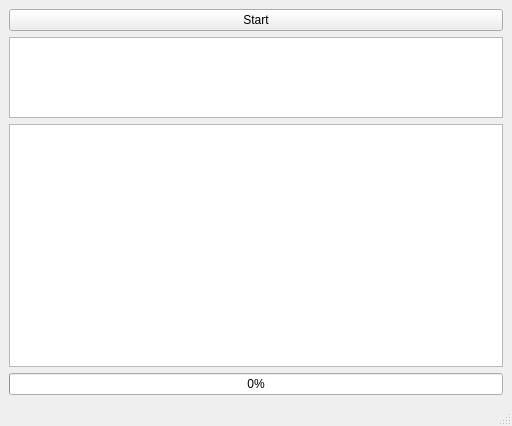
<?xml version="1.0" encoding="UTF-8"?>
<ui version="4.0">
 <class>MainWindow</class>
 <widget class="QMainWindow" name="MainWindow">
  <property name="geometry">
   <rect>
    <x>0</x>
    <y>0</y>
    <width>512</width>
    <height>426</height>
   </rect>
  </property>
  <property name="windowTitle">
   <string>MainWindow</string>
  </property>
  <widget class="QWidget" name="centralwidget">
   <layout class="QGridLayout" name="gridLayout" rowstretch="0,1,3,1" rowminimumheight="0,0,0,0">
    <item row="1" column="0">
     <widget class="QListWidget" name="listWidget"/>
    </item>
    <item row="3" column="0">
     <widget class="QProgressBar" name="progressBar">
      <property name="value">
       <number>0</number>
      </property>
     </widget>
    </item>
    <item row="2" column="0">
     <widget class="QPlainTextEdit" name="plainTextEdit"/>
    </item>
    <item row="0" column="0">
     <widget class="QPushButton" name="pushButton">
      <property name="text">
       <string>Start</string>
      </property>
     </widget>
    </item>
   </layout>
  </widget>
  <widget class="QMenuBar" name="menubar">
   <property name="geometry">
    <rect>
     <x>0</x>
     <y>0</y>
     <width>512</width>
     <height>21</height>
    </rect>
   </property>
  </widget>
  <widget class="QStatusBar" name="statusbar"/>
 </widget>
 <resources/>
 <connections/>
</ui>
